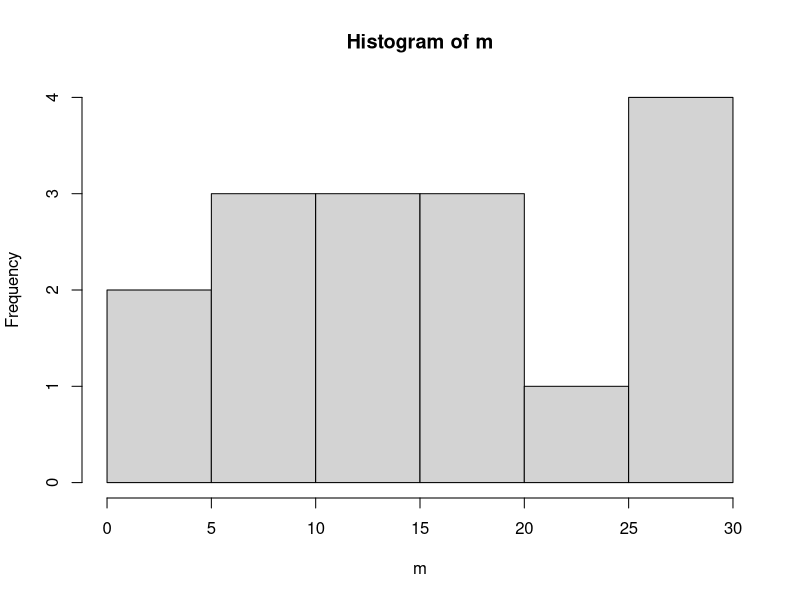
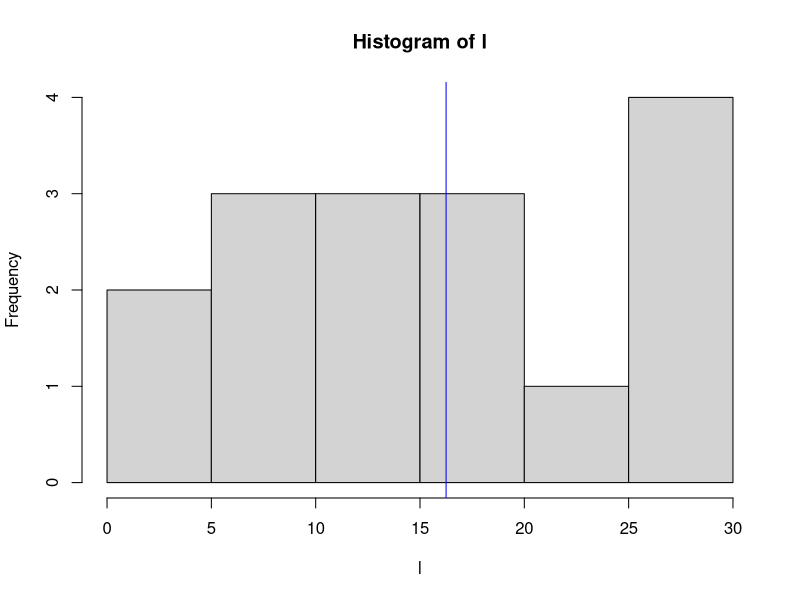

Recreate these plots in R, in order.
m <- c(2, 3, 7, 8, 10, 13, 14, 15,
       18, 18, 20, 26, 25, 26, 27, 28)
hist(m)
l <- c(2, 3, 7, 8, 10, 13, 14, 15,
       18, 18, 20, 26, 25, 26, 27, 28)

# Mean of l
mean <- mean(l)

# Plotting histogram and Adding
# Mean line to Histogram
hist(l)
abline(v = mean, col = 'blue')

